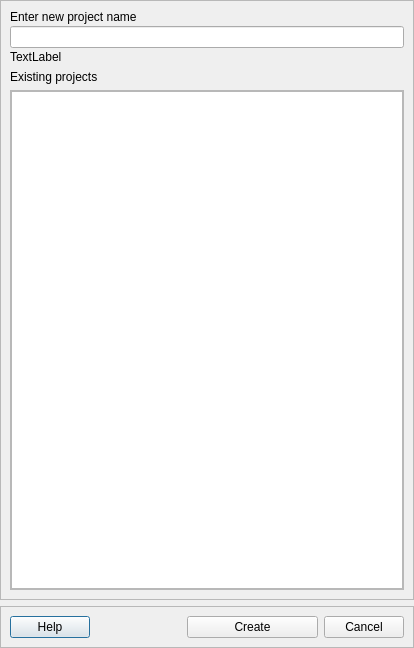
<?xml version="1.0" encoding="UTF-8"?>
<ui version="4.0">
 <class>Dialog</class>
 <widget class="QDialog" name="Dialog">
  <property name="geometry">
   <rect>
    <x>0</x>
    <y>0</y>
    <width>414</width>
    <height>648</height>
   </rect>
  </property>
  <property name="windowTitle">
   <string>Dialog</string>
  </property>
  <layout class="QVBoxLayout" name="verticalLayout_4">
   <property name="leftMargin">
    <number>0</number>
   </property>
   <property name="topMargin">
    <number>0</number>
   </property>
   <property name="rightMargin">
    <number>0</number>
   </property>
   <property name="bottomMargin">
    <number>0</number>
   </property>
   <item>
    <widget class="QFrame" name="frame">
     <property name="frameShape">
      <enum>QFrame::StyledPanel</enum>
     </property>
     <property name="frameShadow">
      <enum>QFrame::Raised</enum>
     </property>
     <layout class="QVBoxLayout" name="verticalLayout_5">
      <item>
       <layout class="QVBoxLayout" name="verticalLayout_26">
        <property name="spacing">
         <number>2</number>
        </property>
        <item>
         <widget class="QLabel" name="label_17">
          <property name="text">
           <string>Enter new project name</string>
          </property>
         </widget>
        </item>
        <item>
         <widget class="QLineEdit" name="txt_new_project_name"/>
        </item>
        <item>
         <widget class="QLabel" name="lbl_new_status_project_name">
          <property name="text">
           <string>TextLabel</string>
          </property>
          <property name="alignment">
           <set>Qt::AlignLeading|Qt::AlignLeft|Qt::AlignTop</set>
          </property>
          <property name="margin">
           <number>0</number>
          </property>
          <property name="indent">
           <number>-1</number>
          </property>
         </widget>
        </item>
       </layout>
      </item>
      <item>
       <layout class="QVBoxLayout" name="verticalLayout_2">
        <item>
         <widget class="QLabel" name="label_27">
          <property name="text">
           <string>Existing projects</string>
          </property>
         </widget>
        </item>
        <item>
         <widget class="QFrame" name="frame_create_project_list">
          <property name="frameShape">
           <enum>QFrame::StyledPanel</enum>
          </property>
          <property name="frameShadow">
           <enum>QFrame::Raised</enum>
          </property>
          <layout class="QVBoxLayout" name="verticalLayout">
           <property name="leftMargin">
            <number>0</number>
           </property>
           <property name="topMargin">
            <number>0</number>
           </property>
           <property name="rightMargin">
            <number>0</number>
           </property>
           <property name="bottomMargin">
            <number>0</number>
           </property>
           <item>
            <widget class="QListView" name="list_create_projects_view"/>
           </item>
          </layout>
         </widget>
        </item>
       </layout>
      </item>
     </layout>
    </widget>
   </item>
   <item>
    <widget class="QFrame" name="frame_bottom">
     <property name="frameShape">
      <enum>QFrame::StyledPanel</enum>
     </property>
     <property name="frameShadow">
      <enum>QFrame::Raised</enum>
     </property>
     <layout class="QVBoxLayout" name="verticalLayout_3">
      <item>
       <layout class="QHBoxLayout" name="horizontalLayout">
        <item>
         <widget class="QPushButton" name="btn_help">
          <property name="text">
           <string>Help</string>
          </property>
         </widget>
        </item>
        <item>
         <spacer name="horizontalSpacer_10">
          <property name="orientation">
           <enum>Qt::Horizontal</enum>
          </property>
          <property name="sizeHint" stdset="0">
           <size>
            <width>148</width>
            <height>20</height>
           </size>
          </property>
         </spacer>
        </item>
        <item>
         <widget class="QPushButton" name="btn_new_create_project">
          <property name="minimumSize">
           <size>
            <width>131</width>
            <height>0</height>
           </size>
          </property>
          <property name="text">
           <string>Create</string>
          </property>
         </widget>
        </item>
        <item>
         <widget class="QPushButton" name="btn_cancel">
          <property name="text">
           <string>Cancel</string>
          </property>
         </widget>
        </item>
       </layout>
      </item>
     </layout>
    </widget>
   </item>
  </layout>
 </widget>
 <resources/>
 <connections/>
</ui>
